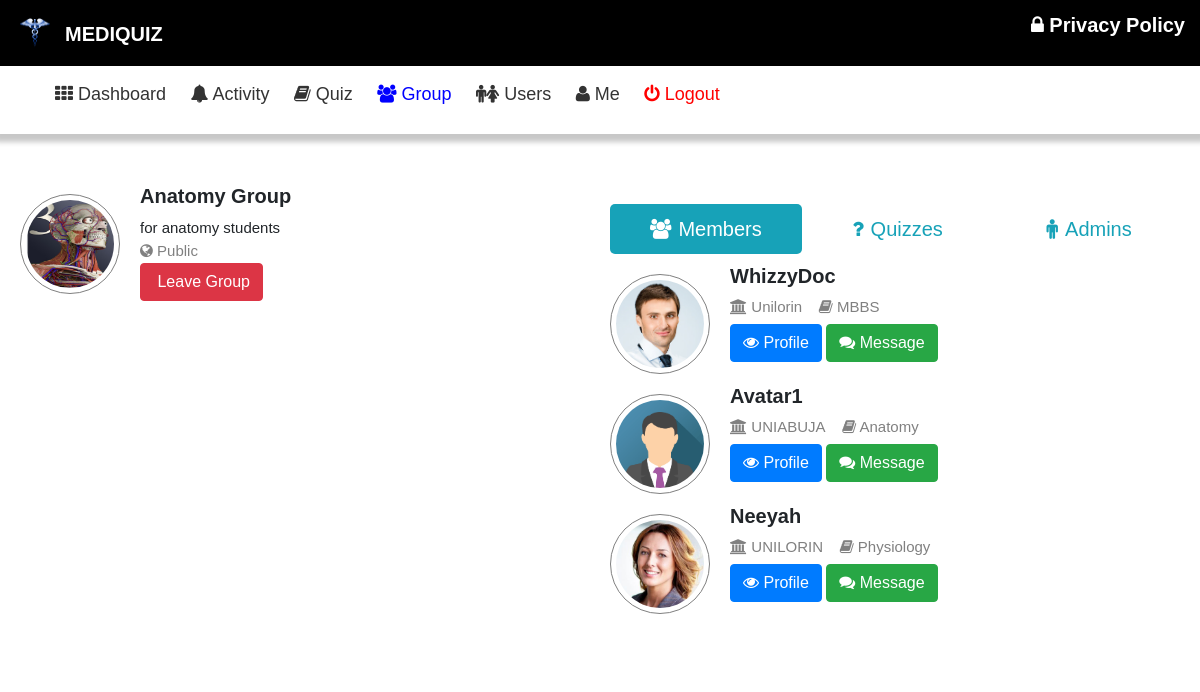
The app's page /groups/anatomy-group/ (signed in) with its own data.
### quiz/models.py (models this page shows, shortened)
class Group(models.Model):
    title = models.CharField(max_length=100, verbose_name="Group Title", null=True)
    description = models.TextField(verbose_name="Group Description", null=True, blank=True)
    type = models.CharField(max_length=100, choices=GROUP_CHOICES, verbose_name="Group Type", default='Public')
    slug = models.SlugField(max_length=200, unique=True, null=True)
    image = models.ImageField(upload_to='groups/image/', blank=True, null=True, verbose_name='Group image')
    admins = models.ManyToManyField(User, related_name="group_admin", blank=True)
    members = models.ManyToManyField(User, related_name="group_member",blank=True)
    quizzes = models.ManyToManyField(Quiz, related_name="group", blank=True)
    class Meta:
        ordering = ['title']

class Profile(models.Model):
    user = models.ForeignKey(User, on_delete=models.CASCADE, related_name="profile")
    f_name = models.CharField(max_length=100, verbose_name="First Name", null=True)
    l_name = models.CharField(max_length=100, verbose_name="Last Name", null=True)
    photo = models.ImageField(upload_to='users/photo/', blank=True, null=True, verbose_name='Profile Pic')
    about = models.TextField(verbose_name="About", null=True, blank=True)
    school = models.CharField(max_length=200, verbose_name="Institution", null=True, blank=True)
    course = models.CharField(max_length=200, verbose_name="Course Studying", null=True, blank=True)
    quiz = models.ManyToManyField(Quiz, related_name="creator", blank=True)
    def get_user_profile(self):
        return reverse('user_profile', args=[self.user.username])
    class Meta:
        ordering = ['l_name']

### quiz/views.py (the view)
# urls.py: path("groups/<slug:slug>/", views.group_detail, name="group_detail"),
@login_required(login_url="login")
def group_detail(request, slug):
    group = get_object_or_404(Group, slug=slug)
    members = []
    admins = []
    users = User.objects.filter(is_active=True)
    for user in users:
        if user in group.members.all():
            member = get_object_or_404(Profile, user=user)
            members.append(member)
        else:
            pass
        if user in group.admins.all():
            admin = get_object_or_404(Profile, user=user)
            admins.append(admin)
        else:
            pass
    return render(request, 'user/group_detail.html', {
        'group': group,
        'members': members,
        'admins': admins,
    })

### quiz/models.py (called while the page is built)
    def get_group_detail(self):
        return reverse('quiz_detail', args=[self.slug])

### quiz/templates/user/group_detail.html (shortened to what this page needs)
{% extends 'base.html' %}
{% load static %}
{% load thumbnail %}
{% load humanize %}
{% block active66 %}active{% endblock %}
{% block content %}
<div class="row">
    <div class="dash-con row col-12 col-sm-12 col-md-12 col-lg-12 col-xl-12">
            <div class="dash-item col-12 col-sm-12 col-md-6 col-lg-6 col-xl-6">
                <img src="{{ group.image.url }}" alt="" />
                <div class="dash-des">
                    <h3 style="font-size:20px;font-weight:600;">{{ group.title }}</h3>
                    <span style="font-size:15px;">{{ group.description }}</span>
                    <div style="color:gray;font-size:15px;">
                        <i class="fa fa-globe"></i> {{ group.type }}
                    </div>
                    <div>
                      <a href="#" class="join" data-id="{{ group.slug }}" data-action="{% if request.user in group.members.all %}leave{% else %}join{% endif %}">
                        {% if request.user in group.members.all %}
                            <button class="btn btn-danger join-btn">
                                 Leave Group
                            </button>
                        {% else %}
                        <button class="btn btn-success join-btn">
                            <i class="fa fa-user-plus"></i> Join
                        </button>
                        {% endif %}
                    </a>
                    </div>
                </div>
            </div>
             <div class="wrapper col-12 col-sm-12 col-md-6 col-lg-6 col-xl-6">
              <div class="tabs">
                  <label for="home" class="home"><i class="fa fa-group"></i><span>Members</span></label>
                  <label for="blog" class="blog"><i class="fa fa-question"></i><span>Quizzes</span></label>
                  <label for="code" class="code"><i class="fa fa-male"></i><span>Admins</span></label>
                  <div class="slider"></div>
              </div>
                <section>
                <div class="content content-1">
                  {% for m in members %}
                  <div class="dash-item" style="width:100%">
                    {% if m.photo %}
                    <img src="{{ m.photo.url }}" alt="" />
                    {% else %}
                    <img src="{% static 'image/avatar.png' %}" alt="" />
                    {% endif %}
                      <div class="dash-des">
                        <h3 style="font-weight:600;font-size:20px;">{{ m.user.username }}</h3>
                        <div style="color:gray;font-size:15px;margin-top:0px;">
                          <i class="fa fa-university"></i> {{ m.school }}&nbsp;&nbsp;&nbsp;
                          <i class="fa fa-book"></i> {{ m.course }}
                        </div>
                        <div style="width:100%;margin-top:5px;">
                          <a href="{{ m.get_user_profile }}"><button class="btn btn-primary"><i class="fa fa-eye"></i> Profile</button></a>
                          <a href="#"><button class="btn btn-success"><i class="fa fa-comments"></i> Message</button></a>
                        </div>
                      </div>
                  </div>
                  {% empty %}
                      <h4 style="color:gray">{{ group.title }} does not have any member yet</h4>
                  {% endfor %}
                </div>
                </section>
            </div>
    </div>
</div>
{% endblock %}

### quiz/templates/base.html (shortened to what this page needs)
<!DOCTYPE html>
{% load static %}
{% load thumbnail %}
{% load humanize %}
<html lang="en" dir="ltr">
    <head>
        <link rel="stylesheet" href="{% static 'css/bootstrap.min.css' %}">
        <link rel="stylesheet" href="{% static 'css/fontawesome.css' %}">
        <link rel="stylesheet" href="{% static 'css/style.css' %}">
      <link rel="stylesheet" href="https://cdnjs.cloudflare.com/ajax/libs/OwlCarousel2/2.3.4/assets/owl.carousel.min.css">
    </head>
    <body>
        <div class="row header">
            <header class="col-12 col-sm-12 col-lg-12 col-md-12 col-xl-12">
                <div class="title">
                    <img src="{% static 'image/mylogo.png' %}" alt="" style="width:30px;height:30px;" />
                    <h3 style="font-size:20px;">MEDIQUIZ</h3>
                </div>
                <div class="nav">
                    <ul>
                        <li><a href="{% url 'privacy' %}" class="{% block activea %}{% endblock %}"><i class="fa fa-lock"></i> Privacy Policy</a></li>
                    </ul>
                </div>
            </header>
        </div>
        {% if request.user.is_authenticated %}
            <div class="secnav" style="top:0">
                <ul>
                    <li><a href="{% url 'dashboard' %}" class="{% block active00 %}{% endblock %}"><i class="fa fa-th"></i> Dashboard</a></li>
                    <li><a href="{% url 'notifications' %}" class="{% block active44 %}{% endblock %}"><i class="fa fa-bell"></i> Activity</a></li>
                    <li><a href="{% url 'quiz_list' %}" class="{% block active55 %}{% endblock %}"><i class="fa fa-book"></i> Quiz</a></li>
                    <li><a href="{% url 'group_list' %}" class="{% block active66 %}{% endblock %}"><i class="fa fa-group"></i> Group</a></li>
                    <li><a href="{% url 'people' %}" class="{% block active88 %}{% endblock %}"><i class="fa fa-male"></i><i class="fa fa-female"></i> Users</a></li>
                    <li><a href="{% url 'user_profile' request.user.username %}" class="{% block active100 %}{% endblock %}"><i class="fa fa-user"></i> Me</a></li>
                    <li><a href="{% url 'logout' %}" style="color:red;"><i class="fa fa-power-off"></i> Logout</a></li>
                </ul>
            </div>
        {% endif %}
        {% block content %}{% endblock %}
    </body>
</html>

### quiz/static/css/style.css (style rules this page uses)
a:link { text-decoration: none; }
body { margin: 0; padding: 0; background: #fff; width: 100%; overflow-x: hidden; font-family: "Gill Sans", sans-serif;; }
header { position: sticky; top:0; width: 100%; max-width: 100%; padding: 20px; z-index: 1000; background: #000; color: #fff; display: flex; justify-content: space-between; align-items: center; }
header .title { display: flex; justify-content: flex-start; align-items: center; padding: 0 20px; }
header .title img { width: 30px; height: 30px; }
header .title h3 { padding: 10px 0 0 15px; font-weight: 700; }
.nav ul { list-style-type: none; display: none; }
.nav ul li { display: inline-block; }
.nav ul li a { color: #fff; font-weight: 600; font-size: 20px; padding: 40px 15px 0 15px; }
@media screen and (min-width:769px) { .nav ul { display: block } }
.secnav { display: block; background: #fff; width: 100%; padding: 15px; padding-bottom: 10px; box-shadow: 0 3px 5px 5px rgba(0, 0, 0, 0.22); position: sticky; position: -webkit-sticky !important; top: 0; z-index: 1000; }
.secnav ul { list-style-type: none; }
.secnav ul li { display: inline-block; padding: 0; }
.secnav ul li a { color: #333; font-size: 18px; margin-right: 20px; }
.secnav ul li a.active, .secnav ul li a:hover { color: blue }

### quiz/templates/user/group_detail.html (style rules this page uses)
.dash-con { padding: 20px; background: #fff; height: fit-content; margin: 20px 0px; }
.dash-item { display: flex; align-items: flex-start; flex-wrap: wrap; justify-content: flex-start; margin-top: 10px; }
.dash-item img { padding: 5px; border: 1px solid gray; border-radius: 50%; width: 100px; height: 100px; margin-top: 10px; }
.dash-des { padding-left: 20px; }
.dash-des h3 { font-weight: 500; font-size: 20px; }
button.btn { margin-bottom: 5px; }
.wrapper { padding: 30px 10px; border-radius: 5px; background: #fff; }
.wrapper .tabs { position: relative; width: 100%; height: 50px; display: flex; align-items: center; }
.wrapper .tabs label { display: block; height: 100%; width: 100%; text-align: center; line-height: 50px; cursor: pointer; position: relative; z-index: 1; color: #17a2b8; font-size: 20px; font-weight: 500; border-radius: 5px; margin: 0 5px; transition: all 0.3s ease; }
#home:checked ~ .tabs label.home, #blog:checked ~ .tabs label.blog, #code:checked ~ .tabs label.code, #help:checked ~ .tabs label.help, #about:checked ~ .tabs label.about { color: #fff; }
.tabs label i { padding-right: 7px; }
.tabs .slider { position: absolute; height: 100%; width: 33.33333333%; left: 0; bottom: 0; z-index: 0; border-radius: 5px; background: #17a2b8; transition: all 0.3s ease; }
section .content { display: none; background: #fff; }
#home:checked ~ section .content-1, #blog:checked ~ section .content-2, #code:checked ~ section .content-3 { display: block; }

### quiz/templates/base.html (style rules this page uses)
body { padding-bottom: 50px; }
header { position: sticky; top:0; width: 100%; max-width: 100%; padding: 10px 20px; z-index: 1000; background: #000; color: #fff; display: flex; justify-content: space-between; align-items: center; }
header .title { display: flex; justify-content: flex-start; align-items: center; padding: 0 20px; }
header .title img { width: 30px; height: 30px; }
header .title h3 { padding: 10px 0 0 15px; font-weight: 700; }
@media screen and (min-width:769px) { .nav ul { display: block } }

### records on screen
Group: image (picture), title "Anatomy Group", description "for anatomy students", type "Public"
Profile: photo (picture), user.username "WhizzyDoc", school "Unilorin", course "MBBS"
Profile: user.username "Avatar1", school "UNIABUJA", course "Anatomy"
Profile: photo (picture), user.username "Neeyah", school "UNILORIN", course "Physiology"
